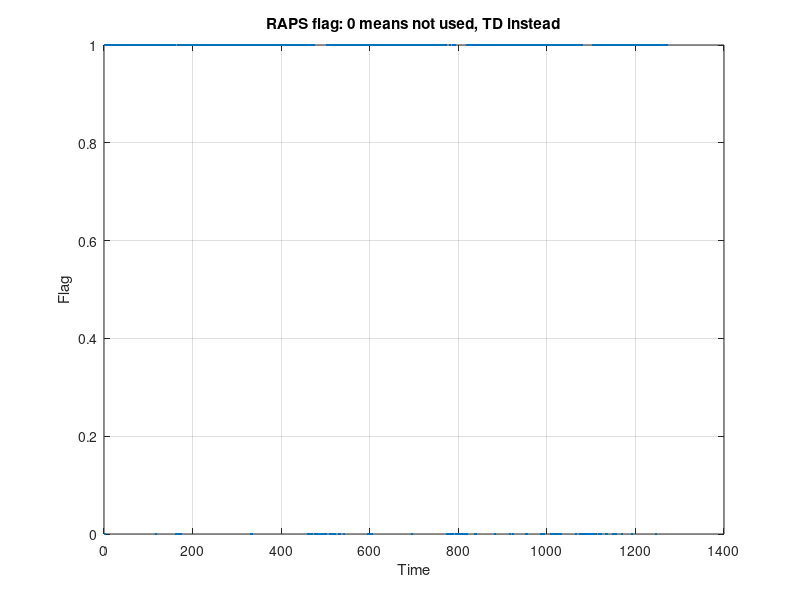

MATLAB code to generate this figure: (Note: this script raises an error after producing the figure.)
load('output_td.mat')
load('output_raps_nbp50.mat')
load('output_ekf.mat')
load('parameters.mat')
output_raps = output_raps_nbp50;
% output_ekf = output;
% p_ekf = p;
% save('output_ekf.mat', 'output_ekf', 'p_ekf');
% output_td = output;
% p_td = p;
% save('output_td.mat', 'output_td', 'p_td');
% output_raps = output;
% p_raps = p;
% save('output_raps.mat', 'output_raps', 'p_raps');
%%
set(0,'defaultfigurecolor','w')
figure
plot(output_raps.raps_flag,'.')
title('RAPS flag: 0 means not used, TD instead')
xlabel('Time')
ylabel('Flag')
grid on

% ind = output_raps.raps_flag == 1;
raps_hor_err = output_raps.hor_err;
raps_ver_err = abs(output_raps.ned_err(3,:));
raps_cost = output_raps.cost;
td_hor_err = output_td.hor_err;
td_ver_err = abs(output_td.ned_err(3,:));
td_cost = output_td.cost;
ekf_hor_err = output_ekf.hor_err;
ekf_ver_err = abs(output_ekf.ned_err(3,:));
ekf_cost = output_ekf.cost;

total_ekf = output_ekf.num_meas_used;
total_td = output_td.num_meas_used;
total_raps = output_raps.num_meas_used;
% total_td = total_ekf - total_td;
% total_raps = total_ekf - total_raps;

time = p.t;
st_t = time(330);
ed_t = time(1140);
st_t_i = find(time == st_t);
ed_t_i = find(time == ed_t);

disp('Overall performance')
nonNaNCount = sum(~isnan(raps_hor_err));
fprintf('RAPS Hor <= 1.0 m: %.2f%%\n', sum(raps_hor_err <= 1.0) / nonNaNCount * 100);
fprintf('RAPS Hor <= 1.5 m: %.2f%%\n', sum(raps_hor_err <= 1.5) / nonNaNCount * 100);
fprintf('RAPS Ver <= 3.0 m: %.2f%%\n', sum(raps_ver_err <= 3.0) / nonNaNCount * 100);
fprintf('RAPS Hor Mean: %.2f\n', mean(raps_hor_err));
fprintf('RAPS Hor RMS: %.2f\n', rms(raps_hor_err));
fprintf('RAPS Hor Max: %.2f\n', max(raps_hor_err)); 
fprintf('RAPS Ver Mean: %.2f\n', mean(raps_ver_err));
fprintf('RAPS Ver RMS: %.2f\n', rms(raps_ver_err));
fprintf('RAPS Ver Max: %.2f\n', max(raps_ver_err));

nonNaNCount = sum(~isnan(td_hor_err));
fprintf('TD Hor <= 1.0 m: %.2f%%\n', sum(td_hor_err <= 1.0) / nonNaNCount * 100);
fprintf('TD Hor <= 1.5 m: %.2f%%\n', sum(td_hor_err <= 1.5) / nonNaNCount * 100);
fprintf('TD Ver <= 3.0 m: %.2f%%\n', sum(td_ver_err <= 3.0) / nonNaNCount * 100);
fprintf('TD Hor Mean: %.2f\n', mean(td_hor_err));
fprintf('TD Hor RMS: %.2f\n', rms(td_hor_err));
fprintf('TD Hor Max: %.2f\n', max(td_hor_err));
fprintf('TD Ver Mean: %.2f\n', mean(td_ver_err));
fprintf('TD Ver RMS: %.2f\n', rms(td_ver_err));
fprintf('TD Ver Max: %.2f\n', max(td_ver_err));

nonNaNCount = sum(~isnan(ekf_hor_err));
fprintf('EKF Hor <= 1.0 m: %.2f%%\n', sum(ekf_hor_err <= 1.0) / nonNaNCount * 100);
fprintf('EKF Hor <= 1.5 m: %.2f%%\n', sum(ekf_hor_err <= 1.5) / nonNaNCount * 100);
fprintf('EKF Ver <= 3.0 m: %.2f%%\n', sum(ekf_ver_err <= 3.0) / nonNaNCount * 100);
fprintf('EKF Hor Mean: %.2f\n', mean(ekf_hor_err));
fprintf('EKF Hor RMS: %.2f\n', rms(ekf_hor_err));
fprintf('EKF Hor Max: %.2f\n', max(ekf_hor_err));
fprintf('EKF Ver Mean: %.2f\n', mean(ekf_ver_err));
fprintf('EKF Ver RMS: %.2f\n', rms(ekf_ver_err));
fprintf('EKF Ver Max: %.2f\n', max(ekf_ver_err));

% Split for open-sky or non-open-sky
% Non-open-sky: ns
i_ns = 333:1140;
raps_flag_ns = output_raps.raps_flag(i_ns);
raps_hor_err_ns = output_raps.hor_err(i_ns);
raps_ver_err_ns = abs(output_raps.ned_err(3,i_ns));
td_hor_err_ns = output_td.hor_err(i_ns);
td_ver_err_ns = abs(output_td.ned_err(3,i_ns));
ekf_hor_err_ns = output_ekf.hor_err(i_ns);
ekf_ver_err_ns = abs(output_ekf.ned_err(3,i_ns));

disp('Non-open sky Overall performance')
nonNaNCount = sum(~isnan(raps_hor_err_ns));
fprintf('RAPS Hor <= 1.0 m: %.2f%%\n', sum(raps_hor_err_ns <= 1.0) / nonNaNCount * 100);
fprintf('RAPS Hor <= 1.5 m: %.2f%%\n', sum(raps_hor_err_ns <= 1.5) / nonNaNCount * 100);
fprintf('RAPS Ver <= 3.0 m: %.2f%%\n', sum(raps_ver_err_ns <= 3.0) / nonNaNCount * 100);
fprintf('RAPS Hor Mean: %.2f\n', mean(raps_hor_err_ns));
fprintf('RAPS Hor RMS: %.2f\n', rms(raps_hor_err_ns));
fprintf('RAPS Hor Max: %.2f\n', max(raps_hor_err_ns));
fprintf('RAPS Ver Mean: %.2f\n', mean(raps_ver_err_ns));
fprintf('RAPS Ver RMS: %.2f\n', rms(raps_ver_err_ns));
fprintf('RAPS Ver Max: %.2f\n', max(raps_ver_err_ns));

nonNaNCount = sum(~isnan(td_hor_err_ns));
fprintf('TD Hor <= 1.0 m: %.2f%%\n', sum(td_hor_err_ns <= 1.0) / nonNaNCount * 100);
fprintf('TD Hor <= 1.5 m: %.2f%%\n', sum(td_hor_err_ns <= 1.5) / nonNaNCount * 100);
fprintf('TD Ver <= 3.0 m: %.2f%%\n', sum(td_ver_err_ns <= 3.0) / nonNaNCount * 100);
fprintf('TD Hor Mean: %.2f\n', mean(td_hor_err_ns));
fprintf('TD Hor RMS: %.2f\n', rms(td_hor_err_ns));
fprintf('TD Hor Max: %.2f\n', max(td_hor_err_ns));
fprintf('TD Ver Mean: %.2f\n', mean(td_ver_err_ns));
fprintf('TD Ver RMS: %.2f\n', rms(td_ver_err_ns));
fprintf('TD Ver Max: %.2f\n', max(td_ver_err_ns));

nonNaNCount = sum(~isnan(ekf_hor_err_ns));
fprintf('EKF Hor <= 1.0 m: %.2f%%\n', sum(ekf_hor_err_ns <= 1.0) / nonNaNCount * 100);
fprintf('EKF Hor <= 1.5 m: %.2f%%\n', sum(ekf_hor_err_ns <= 1.5) / nonNaNCount * 100);
fprintf('EKF Ver <= 3.0 m: %.2f%%\n', sum(ekf_ver_err_ns <= 3.0) / nonNaNCount * 100);
fprintf('EKF Hor Mean: %.2f\n', mean(ekf_hor_err_ns));
fprintf('EKF Hor RMS: %.2f\n', rms(ekf_hor_err_ns));
fprintf('EKF Hor Max: %.2f\n', max(ekf_hor_err_ns));
fprintf('EKF Ver Mean: %.2f\n', mean(ekf_ver_err_ns));
fprintf('EKF Ver RMS: %.2f\n', rms(ekf_ver_err_ns));
fprintf('EKF Ver Max: %.2f\n', max(ekf_ver_err_ns));

% Open-sky: os
i_os = [1:332,1141:length(output_raps.raps_flag)];
raps_flag_os = output_raps.raps_flag(i_os);
raps_hor_err_os = output_raps.hor_err(i_os);
raps_ver_err_os = abs(output_raps.ned_err(3,i_os));
td_hor_err_os = output_td.hor_err(i_os);
td_ver_err_os = abs(output_td.ned_err(3,i_os));
ekf_hor_err_os = output_ekf.hor_err(i_os);
ekf_ver_err_os = abs(output_ekf.ned_err(3,i_os));

disp('Open sky Overall performance')
nonNaNCount = sum(~isnan(raps_hor_err_os));
fprintf('RAPS Hor <= 1.0 m: %.2f%%\n', sum(raps_hor_err_os <= 1.0) / nonNaNCount * 100);
fprintf('RAPS Hor <= 1.5 m: %.2f%%\n', sum(raps_hor_err_os <= 1.5) / nonNaNCount * 100);
fprintf('RAPS Ver <= 3.0 m: %.2f%%\n', sum(raps_ver_err_os <= 3.0) / nonNaNCount * 100);
fprintf('RAPS Hor Mean: %.2f\n', mean(raps_hor_err_os));
fprintf('RAPS Hor RMS: %.2f\n', rms(raps_hor_err_os));
fprintf('RAPS Hor Max: %.2f\n', max(raps_hor_err_os));
fprintf('RAPS Ver Mean: %.2f\n', mean(raps_ver_err_os));
fprintf('RAPS Ver RMS: %.2f\n', rms(raps_ver_err_os));
fprintf('RAPS Ver Max: %.2f\n', max(raps_ver_err_os));

nonNaNCount = sum(~isnan(td_hor_err_os));
fprintf('TD Hor <= 1.0 m: %.2f%%\n', sum(td_hor_err_os <= 1.0) / nonNaNCount * 100);
fprintf('TD Hor <= 1.5 m: %.2f%%\n', sum(td_hor_err_os <= 1.5) / nonNaNCount * 100);
fprintf('TD Ver <= 3.0 m: %.2f%%\n', sum(td_ver_err_os <= 3.0) / nonNaNCount * 100);
fprintf('TD Hor Mean: %.2f\n', mean(td_hor_err_os));
fprintf('TD Hor RMS: %.2f\n', rms(td_hor_err_os));
fprintf('TD Hor Max: %.2f\n', max(td_hor_err_os));
fprintf('TD Ver Mean: %.2f\n', mean(td_ver_err_os));
fprintf('TD Ver RMS: %.2f\n', rms(td_ver_err_os));
fprintf('TD Ver Max: %.2f\n', max(td_ver_err_os));

nonNaNCount = sum(~isnan(ekf_hor_err_os));
fprintf('EKF Hor <= 1.0 m: %.2f%%\n', sum(ekf_hor_err_os <= 1.0) / nonNaNCount * 100);
fprintf('EKF Hor <= 1.5 m: %.2f%%\n', sum(ekf_hor_err_os <= 1.5) / nonNaNCount * 100);
fprintf('EKF Ver <= 3.0 m: %.2f%%\n', sum(ekf_ver_err_os <= 3.0) / nonNaNCount * 100);
fprintf('EKF Hor Mean: %.2f\n', mean(ekf_hor_err_os));
fprintf('EKF Hor RMS: %.2f\n', rms(ekf_hor_err_os));
fprintf('EKF Hor Max: %.2f\n', max(ekf_hor_err_os));
fprintf('EKF Ver Mean: %.2f\n', mean(ekf_ver_err_os));
fprintf('EKF Ver RMS: %.2f\n', rms(ekf_ver_err_os));
fprintf('EKF Ver Max: %.2f\n', max(ekf_ver_err_os));
%%
purple = [0.4940, 0.1840, 0.5560];
blue = [0, 0.4470, 0.7410];
red = [0.6350, 0.0780, 0.1840];
green = [0.4660, 0.6740, 0.1880];
orange = [0.9290, 0.6940, 0.1250];

ekf_color = blue;
td_color = orange;
raps_color = red;

epoch = 1:length(raps_cost);
% Plot cost
figure(1)
subplot(211)
plot(epoch, ekf_cost, '.', 'Color', ekf_color)
hold on
plot(epoch, td_cost, '.', 'Color', td_color)
plot(epoch, raps_cost, '.', 'Color', raps_color)
% Add a green box
yMin = 0.01;
yMax = 10^4;
rectangle('Position', [epoch(st_t_i), yMin, epoch(ed_t_i)-epoch(st_t_i), yMax-yMin], 'EdgeColor', 'g')
hold off
set(gca, 'XGrid', 'off', 'YGrid', 'on')
axis tight
legend('EKF', 'TD', 'RAPS')
ylabel('Risk')
xlabel('Epochs, sec')
set(gca, 'YScale', 'log')

subplot(212)
yyaxis left
plot(epoch, total_ekf-total_td, '.', 'Color', td_color)
hold on
plot(epoch, total_ekf-total_raps, '.', 'Color', raps_color)
ylabel('No. of Meas. being removed')
set(gca, 'YColor', 'k')
% Right y-axis for total measurements
yyaxis right
plot(epoch, total_ekf, 'Color', ekf_color)
set(gca, 'YColor', ekf_color)
ylabel('Total Meas.')
hold off
grid on
axis tight
legend('TD', 'RAPS', 'Total')
xlabel('Epochs, sec')

% Plot pos errors
epoch = 1:length(ekf_hor_err);
figure(2)
subplot(211)
plot(epoch, ekf_hor_err, "Color", ekf_color)
hold on
plot(epoch, td_hor_err, "Color", td_color)
plot(epoch, raps_hor_err, "Color", raps_color)
hold off
grid on
axis tight
legend('EKF', 'TD', 'RAPS')
ylabel('Horizontal errors, meters')
xlabel('Epochs, sec')

subplot(212)
plot(epoch, ekf_ver_err, "Color", ekf_color)
hold on
plot(epoch, td_ver_err, "Color", td_color)
plot(epoch, raps_ver_err, "Color", raps_color)
hold off
grid on
axis tight
legend('EKF', 'TD', 'RAPS')
ylabel('Vertical errors, meters')
xlabel('Epochs, sec')

L = length(ekf_hor_err);
[f_ekf,x_ekf] = ecdf(ekf_hor_err);
[f_td,x_td] = ecdf(td_hor_err);
[f_raps,x_raps] = ecdf(raps_hor_err);
figure(3)
subplot(211)
h_ekf = semilogx(x_ekf,f_ekf); hold on;
h_ekf.Color = ekf_color;
h_ekf.Marker = '*';
h_ekf.LineWidth = 0.2;
h_ekf.MarkerIndices = 1:200:L;

h_td = semilogx(x_td,f_td); hold on;
h_td.Color = td_color;
h_td.Marker = 'o';
h_td.LineWidth = 0.2;
h_td.MarkerIndices = 1:200:L;

h_raps = semilogx(x_raps,f_raps); hold on;
h_raps.Color = raps_color;
h_raps.Marker = '>';
h_raps.LineWidth = 0.2;
h_raps.MarkerIndices = 1:200:L;
xline(1.0)
xline(1.5)
grid on
xlim([0.01, 10])
legend([h_ekf,h_td,h_raps],{'EKF', 'TD','RAPS'})
legend('location','best');
currentXTicks = get(gca, 'XTick');
set(gca, 'XTick', unique([currentXTicks, 1.5]));
%title('CDF of Horizontal Error');
xlabel('Horizontal error, meter');
ylabel('Cumulative Probability');

[f_ekf,x_ekf] = ecdf(ekf_ver_err);
[f_td,x_td] = ecdf(td_ver_err);
[f_raps,x_raps] = ecdf(raps_ver_err);
subplot(212)
h_ekf = semilogx(x_ekf,f_ekf); hold on;
h_ekf.Color = ekf_color;
h_ekf.Marker = '*';
h_ekf.LineWidth = 0.2;
h_ekf.MarkerIndices = 1:200:L;

h_td = semilogx(x_td,f_td); hold on;
h_td.Color = td_color;
h_td.Marker = 'o';
h_td.LineWidth = 0.2;
h_td.MarkerIndices = 1:200:L;

h_raps = semilogx(x_raps,f_raps); hold on;
h_raps.Color = raps_color;
h_raps.Marker = '>';
h_raps.LineWidth = 0.2;
h_raps.MarkerIndices = 1:200:L;
xline(3)
grid on
legend([h_ekf,h_td,h_raps],{'EKF', 'TD','RAPS'})
legend('location','best');
xlim([0.01, 10])
currentXTicks = get(gca, 'XTick');
set(gca, 'XTick', unique([currentXTicks, 3.0]));
%title('CDF of Horizontal Error');
xlabel('Vertical error, meter');
ylabel('Cumulative Probability');
%%
% Postiro measurements residual
% Prior measuremnts residual

